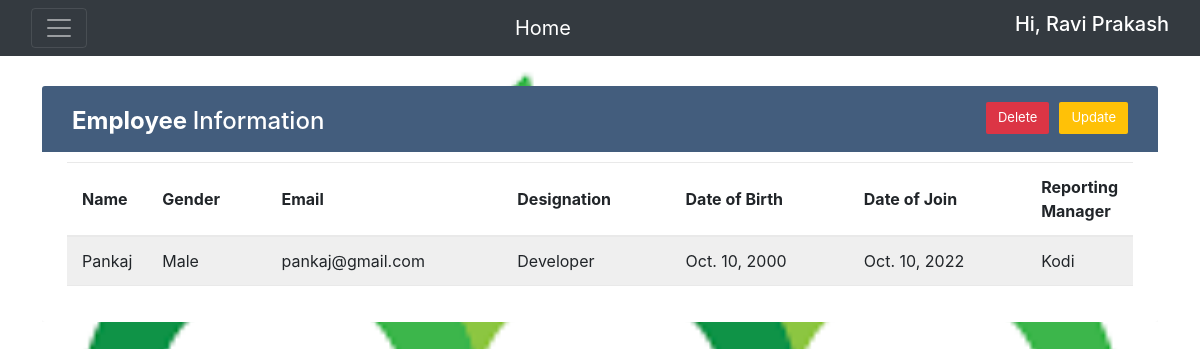
/app/detail/13 (signed in), run on the app's committed database.
### app/models.py (models this page shows, shortened)
class Employee(models.Model):
    CHOICE=(('male','Male'), ('female',' Female'),('other','Others'))
    name=models.CharField(max_length=30)
    email=models.EmailField()
    date_of_birth=models.DateField()
    date_of_join=models.DateField()
    gender=models.CharField(max_length=20, choices=CHOICE )
    designation=models.CharField(max_length=30)
    reporting_manager=models.CharField(max_length=30)

### app/views.py (the view)
# urls.py: path('detail/<int:pk>', views.EmpDetail.as_view(), name='detail'),
class EmpDetail(DetailView):
    model = Employee
    def get_context_data(self,*args, **kwargs):
        context = super(EmpDetail, self).get_context_data(*args,**kwargs)
        context['emp_data'] = Employee.objects.all()
        return context

### templates/app/Employee_detail.html (shortened to what this page needs)
<!doctype html>
<html lang="en">
<head>
	<link href="https://cdn.jsdelivr.net/npm/bootstrap@5.2.0/dist/css/bootstrap.min.css" rel="stylesheet">
	<link href="https://getbootstrap.com/docs/5.2/assets/css/docs.css" rel="stylesheet">
	<link rel="stylesheet" href="https://maxcdn.bootstrapcdn.com/bootstrap/4.0.0/css/bootstrap.min.css"
>
</head>
<body>
	<nav class="navbar navbar-dark bg-dark fixed">
		<div class="container-fluid">
			<button class="navbar-toggler" type="button" data-bs-toggle="offcanvas"
				data-bs-target="#offcanvasDarkNavbar" aria-controls="offcanvasDarkNavbar">
				<span class="navbar-toggler-icon"></span>
			</button>
			<a class="navbar-brand" href="/app/home">Home</a>
			{% if user.is_authenticated %}
			<h5 style="color: white">Hi, {{user.first_name|title}} {{user.last_name|title}}</h5>
			{% else %}
			<h5 style=color:white>Hi, Guest User</h5>
			{% endif %}
		</div>
	</nav>
	<div class="container-xl">
		<div class="table-responsive">
			<div class="table-wrapper">
				<div class="table-title">
					<div class="row">
						<div class="col-sm-6">
							<h2><b>Employee </b>Information</h2>
						</div>
						<div class="col-sm-6">
							{% if request.user.is_superuser %}
							<tr>
								<th>
									<form action="/app/update/{{object.id}}" class="inline">
										<button class="btn btn-warning">Update</button>
									</form>
								</th>
								<th>
									<form action="/app/delete/{{object.id}}" class="inline">
										<button class="btn btn-danger">Delete</button>
									</form>
								</th>
							</tr>
							{% else %}
							<h6 style="color:yellow"> <strong> Please Contact Admin for any correction </strong></h6>
							{% endif %}
						</div>
					</div>
				</div>
				<table class="table table-striped table-hover">
					<thead>
						<tr>
							<th>Name</th>
							<th>Gender</th>
							<th>Email</th>
							<th>Designation</th>
							<th>Date of Birth</th>
							<th>Date of Join</th>
							<th>Reporting Manager</th>
						</tr>
					</thead>
					<tbody>
						<tr>
							<td>{{object.name|title}}</td>
							<td>{{object.gender|title}}</td>
							<td>{{object.email|lower}}</td>
							<td>{{object.designation|title}}</td>
							<td>{{object.date_of_birth|date}}</td>
							<td>{{object.date_of_join|date}}</td>
							<td>{{object.reporting_manager|title}}</td>
						</tr>
					</tbody>
				</table>
			</div>
		</div>
	</div>
</body>
</html>

### templates/app/Employee_detail.html (style rules this page uses)
body { background-repeat: no-repeat; background-attachment: fixed; background-size: 100% 100%; }
.table-responsive { margin: 30px 0; }
.table-wrapper { background: #fff; padding: 20px 25px; border-radius: 3px; min-width: 1000px; box-shadow: 0 1px 1px rgba(0, 0, 0, .05); }
.table-title { padding-bottom: 15px; background: #435d7d; color: #fff; padding: 16px 30px; min-width: 100%; margin: -20px -25px 10px; border-radius: 3px 3px 0 0; }
.table-title h2 { margin: 5px 0 0; font-size: 24px; }
.table-title .btn { color: #fff; float: right; font-size: 13px; border: none; min-width: 50px; border-radius: 2px; border: none; outline: none !important; margin-left: 10px; }
table.table tr th, table.table tr td { border-color: #e9e9e9; padding: 12px 15px; vertical-align: middle; }
table.table tr th:first-child { width: 60px; }
table.table tr th:last-child { width: 100px; }
table.table-striped tbody tr:nth-of-type(odd) { background-color: #fcfcfc; }

### data on the page
Employee: name "Pankaj", gender "Male", email "pankaj@gmail.com", designation "Developer", date_of_birth "Oct. 10, 2000", date_of_join "Oct. 10, 2022", reporting_manager "Kodi"

### other printed values
{{ user.first_name|title }} "Ravi"
{{ user.last_name|title }} "Prakash"
